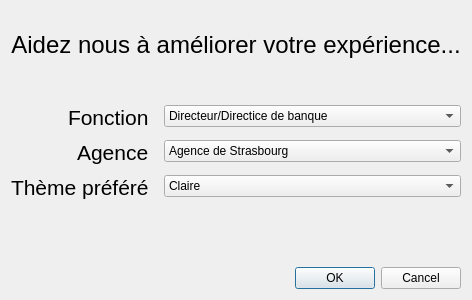
<?xml version="1.0" encoding="UTF-8"?>
<ui version="4.0">
 <class>Dialog</class>
 <widget class="QDialog" name="Dialog">
  <property name="geometry">
   <rect>
    <x>0</x>
    <y>0</y>
    <width>400</width>
    <height>300</height>
   </rect>
  </property>
  <property name="windowTitle">
   <string>Dialog</string>
  </property>
  <layout class="QGridLayout" name="gridLayout">
   <item row="4" column="0">
    <spacer name="verticalSpacer_2">
     <property name="orientation">
      <enum>Qt::Vertical</enum>
     </property>
     <property name="sizeHint" stdset="0">
      <size>
       <width>20</width>
       <height>40</height>
      </size>
     </property>
    </spacer>
   </item>
   <item row="5" column="0">
    <widget class="QDialogButtonBox" name="buttonBox">
     <property name="orientation">
      <enum>Qt::Horizontal</enum>
     </property>
     <property name="standardButtons">
      <set>QDialogButtonBox::Cancel|QDialogButtonBox::Ok</set>
     </property>
    </widget>
   </item>
   <item row="3" column="0">
    <layout class="QFormLayout" name="formLayout">
     <property name="labelAlignment">
      <set>Qt::AlignRight|Qt::AlignTrailing|Qt::AlignVCenter</set>
     </property>
     <property name="horizontalSpacing">
      <number>15</number>
     </property>
     <property name="verticalSpacing">
      <number>10</number>
     </property>
     <item row="0" column="1">
      <spacer name="verticalSpacer_4">
       <property name="orientation">
        <enum>Qt::Vertical</enum>
       </property>
       <property name="sizeHint" stdset="0">
        <size>
         <width>20</width>
         <height>40</height>
        </size>
       </property>
      </spacer>
     </item>
     <item row="1" column="0">
      <widget class="QLabel" name="functionLabel">
       <property name="font">
        <font>
         <pointsize>16</pointsize>
         <weight>50</weight>
         <bold>false</bold>
        </font>
       </property>
       <property name="text">
        <string>Fonction</string>
       </property>
      </widget>
     </item>
     <item row="1" column="1">
      <widget class="QComboBox" name="fonctionComboBox">
       <item>
        <property name="text">
         <string>Directeur/Directice de banque</string>
        </property>
       </item>
       <item>
        <property name="text">
         <string>DIrecteur/Directrice d'agence</string>
        </property>
       </item>
      </widget>
     </item>
     <item row="2" column="0">
      <widget class="QLabel" name="agencyLabel">
       <property name="font">
        <font>
         <pointsize>16</pointsize>
        </font>
       </property>
       <property name="text">
        <string>Agence</string>
       </property>
      </widget>
     </item>
     <item row="2" column="1">
      <widget class="QComboBox" name="agencyComboBox">
       <item>
        <property name="text">
         <string>Agence de Strasbourg</string>
        </property>
       </item>
       <item>
        <property name="text">
         <string>Agence de Lille</string>
        </property>
       </item>
       <item>
        <property name="text">
         <string>Agence de Nice</string>
        </property>
       </item>
       <item>
        <property name="text">
         <string>Agence de Lyon</string>
        </property>
       </item>
       <item>
        <property name="text">
         <string>Agence de Paris</string>
        </property>
       </item>
       <item>
        <property name="text">
         <string/>
        </property>
       </item>
      </widget>
     </item>
     <item row="3" column="0">
      <widget class="QLabel" name="themeLabel">
       <property name="font">
        <font>
         <pointsize>16</pointsize>
         <weight>50</weight>
         <bold>false</bold>
        </font>
       </property>
       <property name="text">
        <string>Thème préféré</string>
       </property>
      </widget>
     </item>
     <item row="3" column="1">
      <widget class="QComboBox" name="themeComboBox">
       <item>
        <property name="text">
         <string>Claire</string>
        </property>
       </item>
       <item>
        <property name="text">
         <string>Sombre</string>
        </property>
       </item>
      </widget>
     </item>
     <item row="4" column="1">
      <spacer name="verticalSpacer_5">
       <property name="orientation">
        <enum>Qt::Vertical</enum>
       </property>
       <property name="sizeHint" stdset="0">
        <size>
         <width>20</width>
         <height>40</height>
        </size>
       </property>
      </spacer>
     </item>
    </layout>
   </item>
   <item row="0" column="0">
    <spacer name="verticalSpacer">
     <property name="orientation">
      <enum>Qt::Vertical</enum>
     </property>
     <property name="sizeHint" stdset="0">
      <size>
       <width>20</width>
       <height>40</height>
      </size>
     </property>
    </spacer>
   </item>
   <item row="1" column="0">
    <widget class="QLabel" name="label_3">
     <property name="sizePolicy">
      <sizepolicy hsizetype="Preferred" vsizetype="Preferred">
       <horstretch>0</horstretch>
       <verstretch>0</verstretch>
      </sizepolicy>
     </property>
     <property name="font">
      <font>
       <pointsize>18</pointsize>
       <weight>50</weight>
       <bold>false</bold>
      </font>
     </property>
     <property name="text">
      <string>Aidez nous à améliorer votre expérience...</string>
     </property>
     <property name="scaledContents">
      <bool>false</bool>
     </property>
     <property name="alignment">
      <set>Qt::AlignCenter</set>
     </property>
    </widget>
   </item>
  </layout>
 </widget>
 <resources/>
 <connections>
  <connection>
   <sender>buttonBox</sender>
   <signal>accepted()</signal>
   <receiver>Dialog</receiver>
   <slot>accept()</slot>
   <hints>
    <hint type="sourcelabel">
     <x>248</x>
     <y>254</y>
    </hint>
    <hint type="destinationlabel">
     <x>157</x>
     <y>274</y>
    </hint>
   </hints>
  </connection>
  <connection>
   <sender>buttonBox</sender>
   <signal>rejected()</signal>
   <receiver>Dialog</receiver>
   <slot>reject()</slot>
   <hints>
    <hint type="sourcelabel">
     <x>316</x>
     <y>260</y>
    </hint>
    <hint type="destinationlabel">
     <x>286</x>
     <y>274</y>
    </hint>
   </hints>
  </connection>
 </connections>
 <slots>
  <slot>updateDialog()</slot>
 </slots>
</ui>
